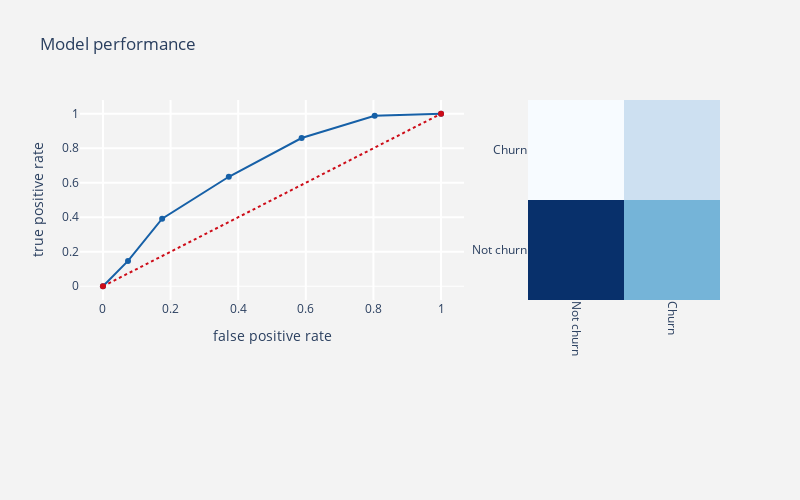

The cell this chart's notebook holds for it:
### Markdown cell above
NearMiss

### Code cell
#import Nearmiss
nm = NearMiss(sampling_strategy='majority' ) 
#chuyển dữ liệu
nm_rus_X,nm_rus_Y= nm.fit_resample(rus_train_X,rus_train_Y)
#chuyển dữ liệu thành dataframe
nm_rus_X = pd.DataFrame(data = nm_rus_X,columns=cols)
nm_rus_Y = pd.DataFrame(data = nm_rus_Y,columns=target_col)
#Knn model
telecom_churn_prediction_alg(knn,nm_rus_X,test_X,
                             nm_rus_Y,test_Y,threshold_plot = True)
name = "NearMiss_KNN"
table = Return_Analisys(knn,nm_rus_X,test_X,nm_rus_Y,test_Y,table,name)

### Figure 1 — Plotly figure (JSON) as saved in the notebook; plotly's stock layout.template omitted (floating-point values rounded to 4 significant figures)
{"data": [{"line": {"color": "rgb(22, 96, 167)", "width": 2}, "name": "Roc : 0.6312270649584755", "type": "scatter", "x": [0, 0.07413, 0.1751, 0.3722, 0.5875, 0.8036, 1], "y": [0, 0.1469, 0.3918, 0.6347, 0.8592, 0.9878, 1]}, {"line": {"color": "rgb(205, 12, 24)", "dash": "dot", "width": 2}, "type": "scatter", "x": [0, 1], "y": [0, 1]}, {"colorscale": [[0, "rgb(247,251,255)"], [0.125, "rgb(222,235,247)"], [0.25, "rgb(198,219,239)"], [0.375, "rgb(158,202,225)"], [0.5, "rgb(107,174,214)"], [0.625, "rgb(66,146,198)"], [0.75, "rgb(33,113,181)"], [0.875, "rgb(8,81,156)"], [1, "rgb(8,48,107)"]], "name": "matrix", "showscale": false, "type": "heatmap", "x": ["Not churn", "Churn"], "xaxis": "x2", "y": ["Not churn", "Churn"], "yaxis": "y2", "z": [[796, 472], [179, 311]]}], "layout": {"autosize": false, "height": 500, "margin": {"b": 200}, "paper_bgcolor": "rgb(243,243,243)", "plot_bgcolor": "rgb(243,243,243)", "showlegend": false, "title": {"text": "Model performance"}, "width": 800, "xaxis": {"domain": [0, 0.6], "gridcolor": "rgb(255, 255, 255)", "gridwidth": 2, "ticklen": 5, "title": {"text": "false positive rate"}}, "xaxis2": {"domain": [0.7, 1], "gridcolor": "rgb(255, 255, 255)", "tickangle": 90}, "yaxis": {"gridcolor": "rgb(255, 255, 255)", "gridwidth": 2, "ticklen": 5, "title": {"text": "true positive rate"}, "zerolinewidth": 1}, "yaxis2": {"anchor": "x2", "gridcolor": "rgb(255, 255, 255)"}}}
